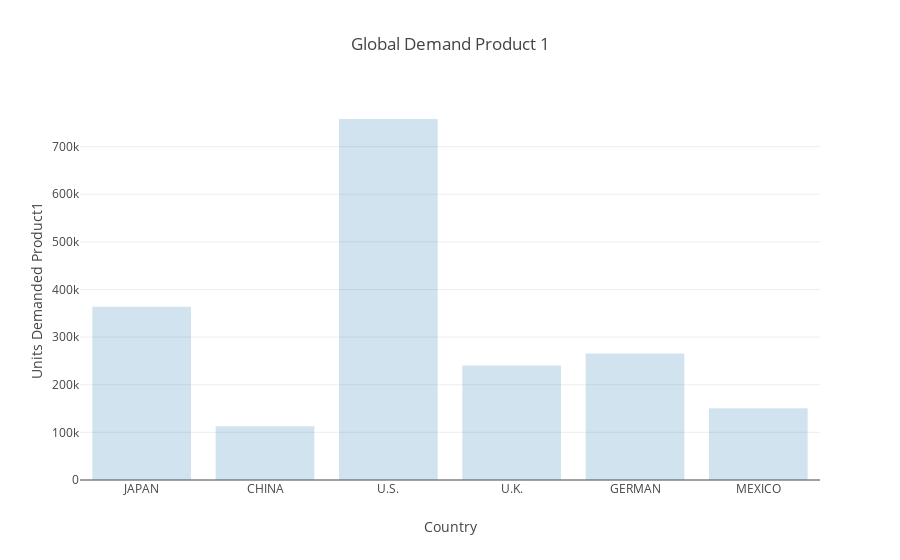
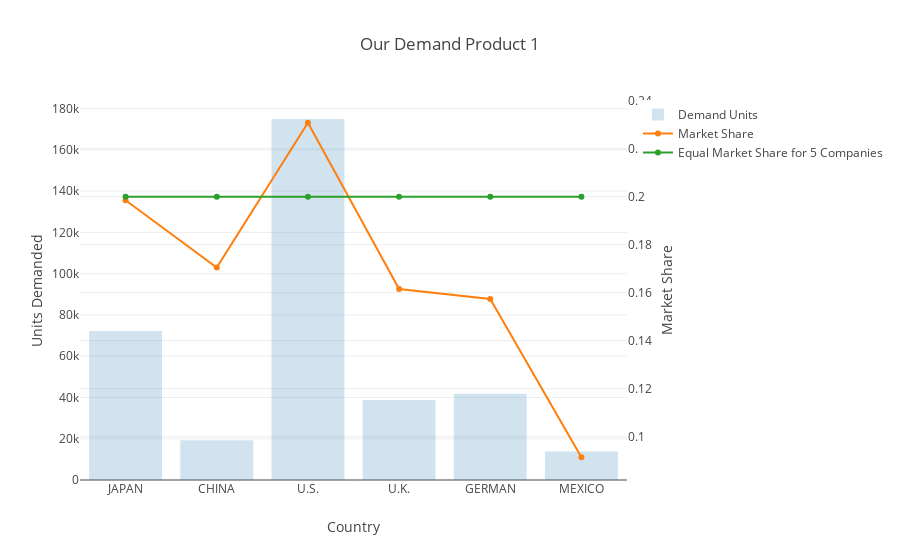
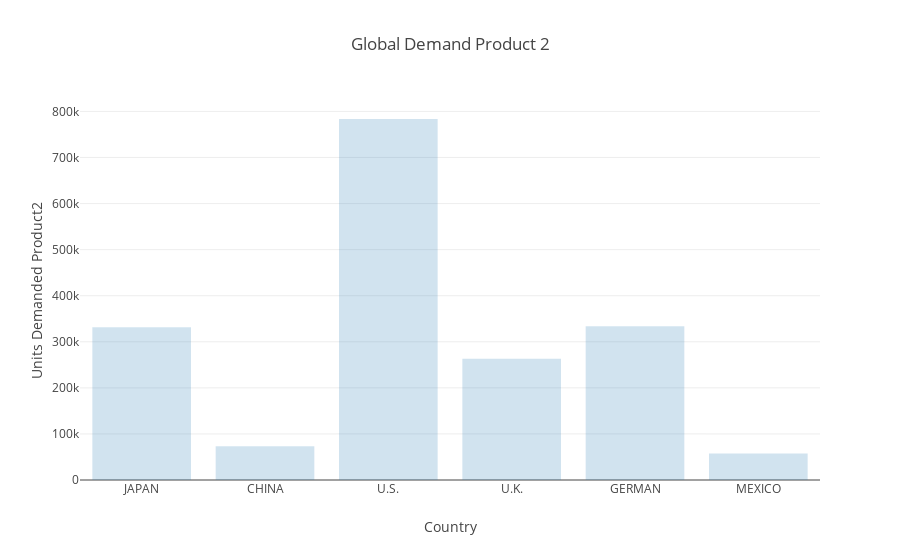
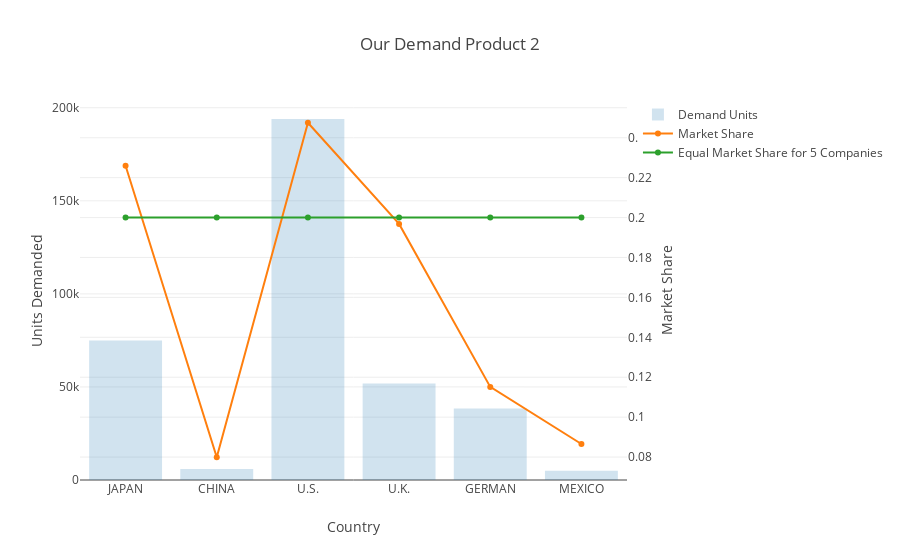

The notebook cell saved with these charts, in order:
### Markdown cell above
<h1>GOAL: What will demand be for a product? What will production + inventory be?</h1>

### Code cell
import re
# What is demand currently?


lookback=-1
countries = ['JAPAN', 'CHINA', 'U.S.', 'U.K.', 'GERMAN', 'MEXICO']
for prod in [1,2]:
    d=[]
    a=[]
    for country in countries:
        pt = df_public_countries.pivot_table(index='period', columns='Attribute', values=country)

        a.append(pt["Demand - Units P"+str(prod)].values[-1])
    #     display(str(country) +": " + str(a))
    d.append(Bar(
        x=countries, 
        y=a,
        name='Demand Units',
    #         yaxis='y2',
        opacity=0.2))


    layout=Layout(
            xaxis=dict(
                title='Country'
            ),
            yaxis=dict(
                title='Units Demanded Product' + str(prod)
            ),
            title= 'Global Demand Product ' + str(prod))
    fig = dict( data=d, layout=layout )
    iplot( fig )
    
    # second graph
    d=[]
    b=[]
    for country in countries:
        b.append(df_private.xs('Demand  Units '+re.sub(r'[^\w\s]','',country.title())+' P'+str(prod), level=1).values.flatten()[lookback])
#     print(b)
    d.append(Bar(
        x=countries, 
        y=b,
        name='Demand Units',
        opacity=0.2))

    d.append(Scatter(
            x=countries, 
            y=[int(b) / int(a) for b,a in zip(b, a)],
            name='Market Share',
            yaxis='y2')) 
    
    d.append(Scatter(
            x=countries, 
            y=[.2,.2,.2,.2,.2,.2],
            name='Equal Market Share for 5 Companies',
            yaxis='y2')) 

    layout=Layout(
            xaxis=dict(
                title='Country'
            ),
            yaxis=dict(
                title='Units Demanded'
            ),
            yaxis2=dict(
                overlaying='y',
                side='right',
                title='Market Share'
            ),
            title= 'Our Demand Product '+str(prod))
    fig = dict( data=d, layout=layout )
    iplot( fig )

### Figure 1 — Plotly figure (JSON) as saved in the notebook; plotly's stock layout.template omitted (floating-point values rounded to 4 significant figures)
{"data": [{"name": "Demand Units", "opacity": 0.2, "type": "bar", "x": ["JAPAN", "CHINA", "U.S.", "U.K.", "GERMAN", "MEXICO"], "y": [363677, 112623, 758000, 240233, 265398, 150730]}], "layout": {"title": "Global Demand Product 1", "xaxis": {"title": "Country"}, "yaxis": {"title": "Units Demanded Product1"}}}

### Figure 2 — Plotly figure (JSON) as saved in the notebook; plotly's stock layout.template omitted (floating-point values rounded to 4 significant figures)
{"data": [{"name": "Demand Units", "opacity": 0.2, "type": "bar", "x": ["JAPAN", "CHINA", "U.S.", "U.K.", "GERMAN", "MEXICO"], "y": [72201, 19207, 174978, 38807, 41779, 13784]}, {"name": "Market Share", "type": "scatter", "x": ["JAPAN", "CHINA", "U.S.", "U.K.", "GERMAN", "MEXICO"], "y": [0.1985, 0.1705, 0.2308, 0.1615, 0.1574, 0.09145], "yaxis": "y2"}, {"name": "Equal Market Share for 5 Companies", "type": "scatter", "x": ["JAPAN", "CHINA", "U.S.", "U.K.", "GERMAN", "MEXICO"], "y": [0.2, 0.2, 0.2, 0.2, 0.2, 0.2], "yaxis": "y2"}], "layout": {"title": "Our Demand Product 1", "xaxis": {"title": "Country"}, "yaxis": {"title": "Units Demanded"}, "yaxis2": {"overlaying": "y", "side": "right", "title": "Market Share"}}}

### Figure 3 — Plotly figure (JSON) as saved in the notebook; plotly's stock layout.template omitted (floating-point values rounded to 4 significant figures)
{"data": [{"name": "Demand Units", "opacity": 0.2, "type": "bar", "x": ["JAPAN", "CHINA", "U.S.", "U.K.", "GERMAN", "MEXICO"], "y": [331737, 73428, 783551, 263417, 333951, 57586]}], "layout": {"title": "Global Demand Product 2", "xaxis": {"title": "Country"}, "yaxis": {"title": "Units Demanded Product2"}}}

### Figure 4 — Plotly figure (JSON) as saved in the notebook; plotly's stock layout.template omitted (floating-point values rounded to 4 significant figures)
{"data": [{"name": "Demand Units", "opacity": 0.2, "type": "bar", "x": ["JAPAN", "CHINA", "U.S.", "U.K.", "GERMAN", "MEXICO"], "y": [74963, 5867, 193941, 51849, 38456, 4983]}, {"name": "Market Share", "type": "scatter", "x": ["JAPAN", "CHINA", "U.S.", "U.K.", "GERMAN", "MEXICO"], "y": [0.226, 0.0799, 0.2475, 0.1968, 0.1152, 0.08653], "yaxis": "y2"}, {"name": "Equal Market Share for 5 Companies", "type": "scatter", "x": ["JAPAN", "CHINA", "U.S.", "U.K.", "GERMAN", "MEXICO"], "y": [0.2, 0.2, 0.2, 0.2, 0.2, 0.2], "yaxis": "y2"}], "layout": {"title": "Our Demand Product 2", "xaxis": {"title": "Country"}, "yaxis": {"title": "Units Demanded"}, "yaxis2": {"overlaying": "y", "side": "right", "title": "Market Share"}}}
